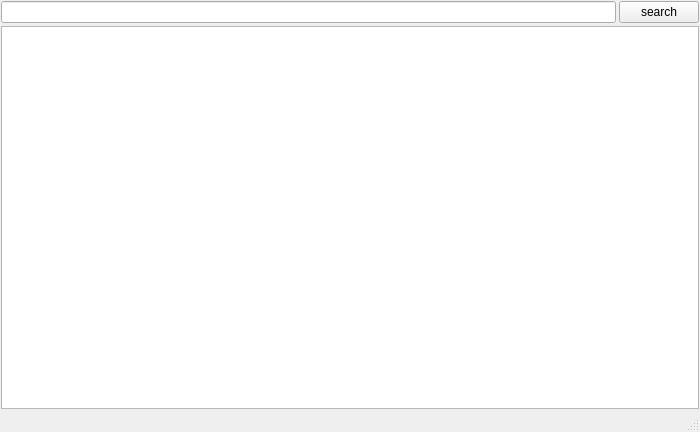
<?xml version="1.0" encoding="UTF-8"?>
<ui version="4.0">
 <class>MainWindow</class>
 <widget class="QMainWindow" name="MainWindow">
  <property name="geometry">
   <rect>
    <x>0</x>
    <y>0</y>
    <width>700</width>
    <height>432</height>
   </rect>
  </property>
  <property name="windowTitle">
   <string>Everything</string>
  </property>
  <widget class="QWidget" name="centralWidget">
   <layout class="QVBoxLayout" name="verticalLayout">
    <property name="spacing">
     <number>3</number>
    </property>
    <property name="margin">
     <number>1</number>
    </property>
    <item>
     <layout class="QHBoxLayout" name="horizontalLayout">
      <property name="spacing">
       <number>3</number>
      </property>
      <item>
       <widget class="QLineEdit" name="keyword"/>
      </item>
      <item>
       <widget class="QPushButton" name="search">
        <property name="text">
         <string>search</string>
        </property>
       </widget>
      </item>
     </layout>
    </item>
    <item>
     <widget class="QTableView" name="tableView">
      <property name="focusPolicy">
       <enum>Qt::NoFocus</enum>
      </property>
     </widget>
    </item>
   </layout>
  </widget>
  <widget class="QMenuBar" name="menuBar">
   <property name="geometry">
    <rect>
     <x>0</x>
     <y>0</y>
     <width>700</width>
     <height>25</height>
    </rect>
   </property>
  </widget>
  <widget class="QStatusBar" name="statusBar"/>
 </widget>
 <layoutdefault spacing="6" margin="11"/>
 <resources/>
 <connections/>
</ui>
